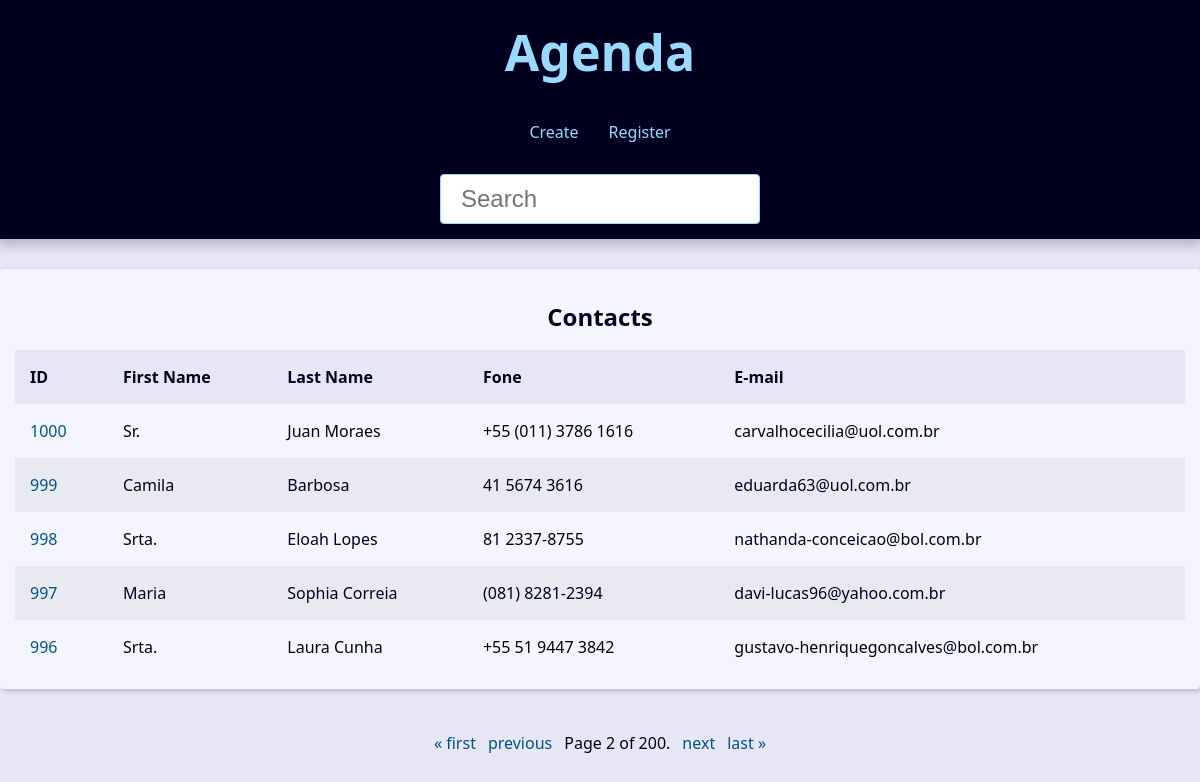
The page /?page=2&q= on the database its author committed.
### contact/models.py (models this page shows, shortened)
class Contact(models.Model):
    first_name = models.CharField(
        max_length=50,
    )
    last_name = models.CharField(max_length=50, blank=True)
    fone = models.CharField(
        max_length=50
    )
    email = models.EmailField(max_length=254, blank=True)
    created_date = models.DateTimeField(default=timezone.now)
    description = models.TextField(blank=True)
    show = models.BooleanField(default=True)
    picture = models.ImageField(blank=True, upload_to="pictures/%Y/%m/")
    category = models.ForeignKey(
        Category, on_delete=models.SET_NULL, blank=True, null=True
    )
    owner = models.ForeignKey(
        User, on_delete=models.SET_NULL, blank=True, null=True)

### contact/views/contact_views.py (the view)
# urls.py: path("", view=views.index, name="index"),
def index(request: HttpRequest) -> HttpResponse:
    contacts = Contact.objects.all()
    contacts = Contact.objects.filter(show=True).order_by("-id")
    """
    SELECT "contact_contact"."id",
    "contact_contact"."first_name",
    "contact_contact"."last_name",
    "contact_contact"."fone",
    "contact_contact"."email",
    "contact_contact"."created_date",
    "contact_contact"."description",
    "contact_contact"."show",
    "contact_contact"."picture",
    "contact_contact"."category_id",
    "contact_contact"."owner_id"
    FROM "contact_contact"
    WHERE "contact_contact"."show"
    ORDER BY "contact_contact"."id" DESC
    """
    paginator = Paginator(contacts, 5)
    page_number = request.GET.get('page')
    page_obj = paginator.get_page(page_number)
    context = {"page_obj": page_obj, "site_title": "Contatos"}
    return render(request, "contact/index.html", context=context)

### contact/templates/contact/index.html
{% extends "global/base.html" %}
{% block content %}
{% if page_obj %}
    <div class="responsive-table">
        <table class="contacts-table">
            <caption class="table-caption">
                Contacts
            </caption>
            <thead>
                <tr class="table-row table-row-header">
                    <th class="table-header">ID</th>
                    <th class="table-header">First Name</th>
                    <th class="table-header">Last Name</th>
                    <th class="table-header">Fone</th>
                    <th class="table-header">E-mail</th>
                </tr>
            </thead>
            <tbody>
                {% for contact in page_obj%}
                   <tr class="table-row">
                        <td class="table-cel">
                            <a href="{% url 'contact:contact' contact.id %}" class="table-link">{{ contact.id }}</a>
                        </td>
                        <td class="table-cel">
                            {{ contact.first_name }}</td>
                        <td class="table-cel">
                            {{ contact.last_name }}
                        </td>
                        <td class="table-cel">
                            {{ contact.fone }}
                        </td>
                        <td class="table-cel">
                            {{ contact.email }}
                        </td>
                   </tr>
                {% endfor %}
            </tbody>
        </table>
    </div>
    {% else %}
        <div class="single-contact">
            <h1 class="single-contact-name">
              Nenhum contato encontrado com essa pesquisa
            </h1>
        </div>
    {% endif %}
{% endblock content %}

### base_static/global/css/style.css (style rules this page uses)
:root { --spacing: 1.5rem; --link-dark-color: rgb(0, 83, 134); --link-light-color: rgb(156, 217, 255); --clr-white: rgb(245, 245, 255); --clr-black: rgb(0, 0, 30); --clr-light-gray: rgb(230, 230, 245); --clr-dark-shadow-5: rgba(0, 0, 10, 5%); --clr-dark-shadow-10: rgba(0, 0, 10, 10%); --clr-dark-shadow-20: rgba(0, 0, 10, 20%); --clr-light-shadow-5: rgba(200, 200, 255, 5%); --clr-light-shadow-10: rgba(200, 200, 255, 10%); --clr-light-shadow-20: rgba(200, 200, 255, 20%); --main-page-width: 120rem; --table-min-width: 60rem; --biggest-font-size: 5rem; --bigger-font-size: 4rem; --big-font-size: 3.2rem; --medium-font-size: 2.4rem; --small-font-size: 1.6rem; --smaller-font-size: 1.4rem; --smallest-font-size: 1.2rem; --transition-fast: 300ms; --transition-medium: 600ms; --transition-slow: 1s; --default-border-radius: 4px; }
*, *::before, *::after { margin: 0; padding: 0; box-sizing: border-box; }
html { font-size: 62.5%; }
body { font-family: system-ui, -apple-system, BlinkMacSystemFont, 'Segoe UI', Roboto, Oxygen, Ubuntu, Cantarell, 'Open Sans', 'Helvetica Neue', sans-serif; line-height: 1.5; font-size: var(--small-font-size); color: var(--clr-black); -webkit-font-smoothing: antialiased; background: var(--clr-light-gray); }
.responsive-table { width: 100%; overflow-x: auto; }
.contacts-table { width: 100%; min-width: var(--table-min-width); border-collapse: collapse; }
.table-caption { font-size: var(--medium-font-size); font-weight: bold; padding: var(--spacing); }
.table-row { text-align: left; text-overflow: ellipsis; transition: background-color var(--transition-fast) ease-in-out; }
.table-row:nth-of-type(2n) { background: var(--clr-dark-shadow-5); }
.table-row-header { background: var(--clr-light-gray); color: var(--clr-black); }
.table-cel, .table-header { padding: var(--spacing); }
.table-link { color: var(--link-dark-color); transition: color var(--transition-fast) ease-in-out; text-decoration: none; }

### rows shown on the page
Contact: id "1000", first_name "Sr.", last_name "Juan Moraes", fone "+55 (011) 3786 1616", email "carvalhocecilia@uol.com.br"
Contact: id "999", first_name "Camila", last_name "Barbosa", fone "41 5674 3616", email "eduarda63@uol.com.br"
Contact: id "998", first_name "Srta.", last_name "Eloah Lopes", fone "81 2337-8755", email "nathanda-conceicao@bol.com.br"
Contact: id "997", first_name "Maria", last_name "Sophia Correia", fone "(081) 8281-2394", email "davi-lucas96@yahoo.com.br"
Contact: id "996", first_name "Srta.", last_name "Laura Cunha", fone "+55 51 9447 3842", email "gustavo-henriquegoncalves@bol.com.br"

### other values the page prints
{{ page_obj.number }} "2"
{{ page_obj.paginator.num_pages }} "200"
